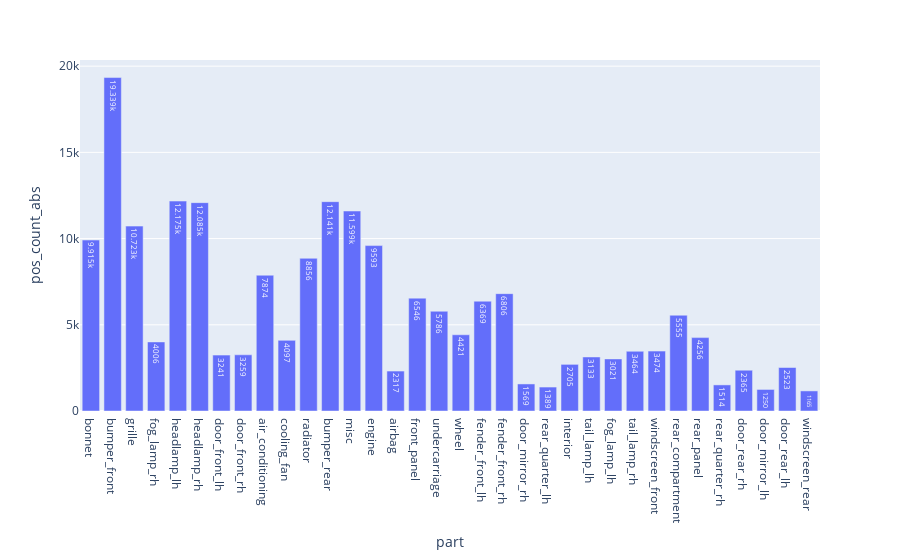

The code cell stored with this chart in its notebook:
### Code cell
fig = px.bar(evalMetrics, x = 'part', y = 'pos_count_abs', text_auto=True)
fig

# fig.update_layout(
#     yaxis = dict(
#         tickmode = 'array',
#         tickvals = [np.format_float_positional(avgTp, 2), 0.2, 0.5, 0.7],
#     )
# )

### Figure 1 — Plotly figure (JSON) as saved in the notebook; plotly's stock layout.template omitted (floating-point values rounded to 4 significant figures)
{"data": [{"alignmentgroup": "True", "hovertemplate": "part=%{x}<br>pos_count_abs=%{y}<extra></extra>", "legendgroup": "", "marker": {"color": "#636efa", "pattern": {"shape": ""}}, "name": "", "offsetgroup": "", "orientation": "v", "showlegend": false, "textposition": "auto", "texttemplate": "%{y}", "type": "bar", "x": ["bonnet", "bumper_front", "grille", "fog_lamp_rh", "headlamp_lh", "headlamp_rh", "door_front_lh", "door_front_rh", "air_conditioning", "cooling_fan", "radiator", "bumper_rear", "misc", "engine", "airbag", "front_panel", "undercarriage", "wheel", "fender_front_lh", "fender_front_rh", "door_mirror_rh", "rear_quarter_lh", "interior", "tail_lamp_lh", "fog_lamp_lh", "tail_lamp_rh", "windscreen_front", "rear_compartment", "rear_panel", "rear_quarter_rh", "door_rear_rh", "door_mirror_lh", "door_rear_lh", "windscreen_rear"], "xaxis": "x", "y": [9915, 19339, 10723, 4006, 12175, 12085, 3241, 3259, 7874, 4097, 8856, 12141, 11599, 9593, 2317, 6546, 5786, 4421, 6369, 6806, 1569, 1389, 2705, 3133, 3021, 3464, 3474, 5555, 4256, 1514, 2365, 1250, 2523, 1165], "yaxis": "y"}], "layout": {"barmode": "relative", "legend": {"tracegroupgap": 0}, "margin": {"t": 60}, "xaxis": {"anchor": "y", "domain": [0, 1], "title": {"text": "part"}}, "yaxis": {"anchor": "x", "domain": [0, 1], "title": {"text": "pos_count_abs"}}}}
